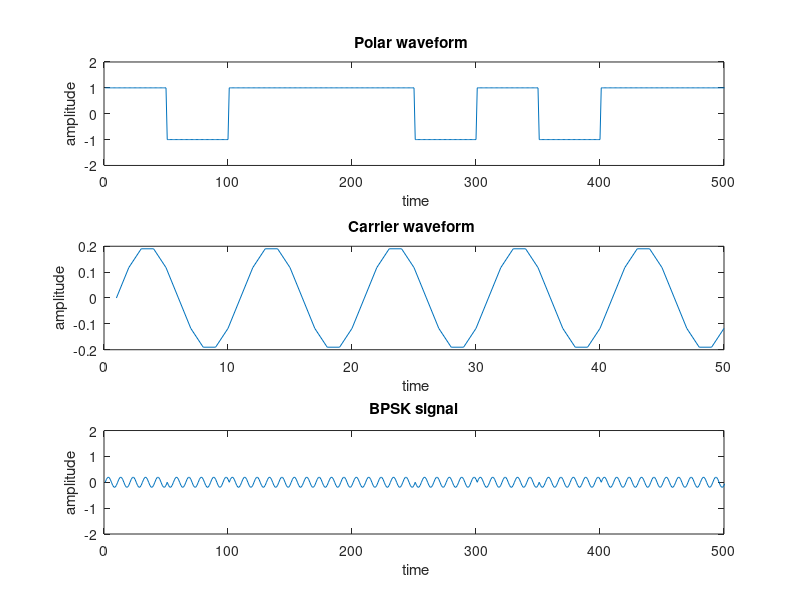
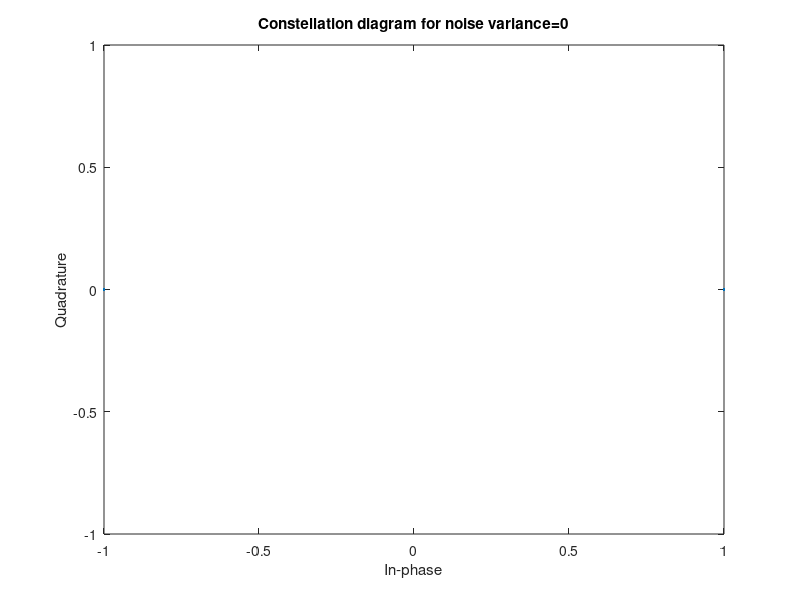
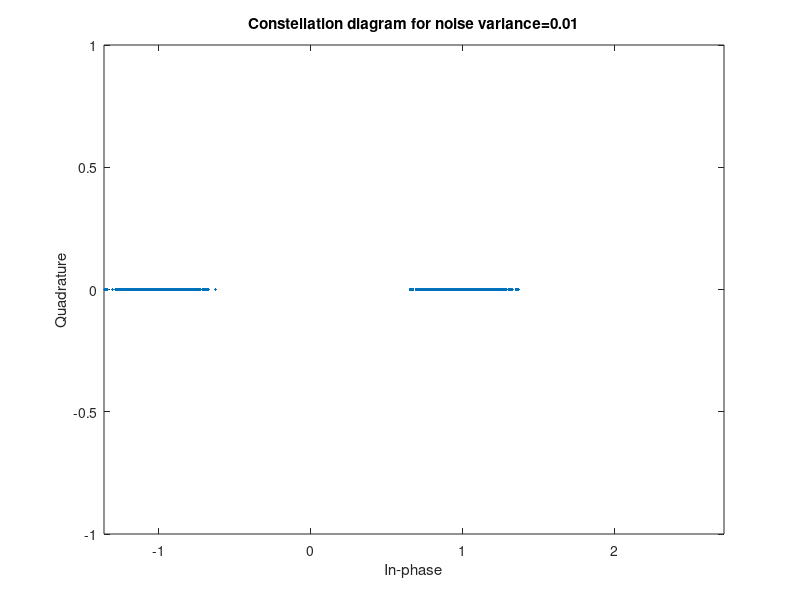
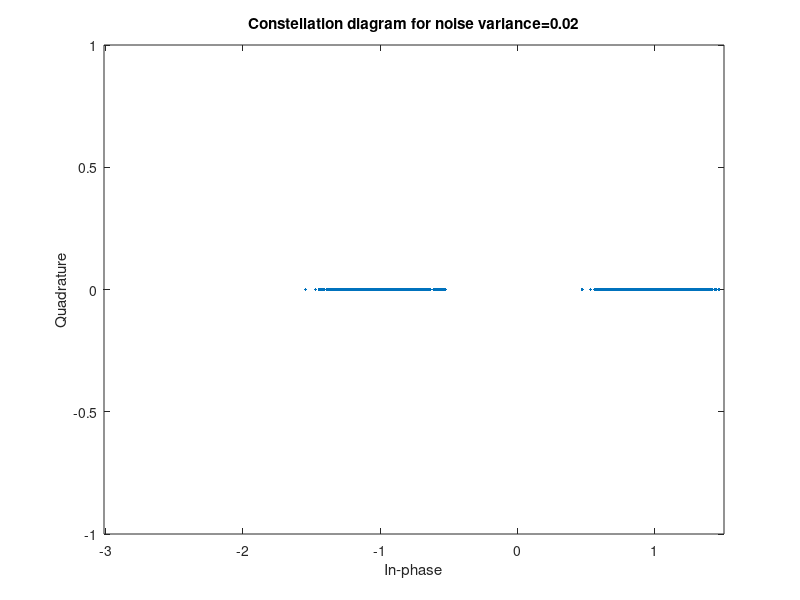

Reproduce these figures in MATLAB, in order.
clc;
clear all;
close all;
 
% input and initialisation
x=randi([0, 1], [1, 10000]) ;
t=0:0.01:0.49;
polar=[];
bpsk=[];
BER_pr=[];
BER_t=[];
SNR_dB=[];
SER=[];
 
% polar waveform
for i=1:10000;
    if x(i)==1;
        x1=ones(1,50);
    elseif x(i)==0;
        x1=-1.*ones(1,50);
    end
    polar=[polar x1];
end
 
% normalizing carrier
t=0:0.01:0.49;
f=10;
f1=sin(2*pi*f*t);
f2=f1./sqrt(sum(f1.*f1));
 
 
% BPSK
for i=1:10000;
    if x(i)==1;
        t1=f2;
    else
        t1=-f2;
    end;
    bpsk=[bpsk t1];
end
subplot(3,1,1);
plot(polar);
xlabel(' time');
ylabel('amplitude');
title('Polar waveform ');
axis([0 500 -2 2]);
subplot(3,1,2);
plot(f2);
xlabel(' time');
ylabel('amplitude');
title('Carrier waveform ');
subplot(3,1,3);
plot(bpsk);
xlabel(' time');
ylabel('amplitude');
title('BPSK signal');
axis([0 500 -2 2]);
L=length(bpsk);
% addition of AWGN, demodulation and detection

for j=0:0.01:0.9;
    n=sqrt(j).*randn(1,500000);
    r=bpsk+n;
    z=reshape(r,50,10000);
    h=f2*z;

    if j==0
        scatterplot(h);
        title(['Constellation diagram for noise variance=',num2str(j)]);
    elseif j==0.01
        scatterplot(h);
        title(['Constellation diagram for noise variance=',num2str(j)]);
    elseif j==0.02
        scatterplot(h);
        title(['Constellation diagram for noise variance=',num2str(j)]);
    elseif j==0.5
        scatterplot(h);
        title(['Constellation diagram for noise variance=',num2str(j)]);
    end
end
 
for j=0:0.1:0.9;
    n=sqrt(j).*randn(1,500000);
    r=bpsk+n;
    z=reshape(r,50,10000);
    h=f2*z;
    
   
    b=[];
    for i=1:10000;
        if h(i)>0
            a=1;
        else
            a=0;
        end
    b=[b a];
    end
 
 
 % BER,SER calculation
    ber=(sum(xor(x,b)))/10000;
    BER_pr=[BER_pr ber];
    SNR=1/(2*j);
    ber_t=0.5*erfc(sqrt(SNR));
    BER_t=[BER_t ber_t];
    ser=0.5*erfc(sqrt(SNR));
    SER=[SER ser];
    SNR1=10*log10(SNR);
    SNR_dB=[SNR_dB SNR1];
end
 
figure;
semilogy(SNR_dB,BER_pr);
xlabel('SNR');
ylabel('BER');
title('BER v/s SNR');
 
figure;
semilogy(SNR_dB,BER_t,'*',SNR_dB,BER_pr,'r');
legend('Theoretical','Practical');
xlabel('SNR');
ylabel('BER');
title('Theoretical and Practical');
 
figure;
semilogy(SNR_dB,SER);
xlabel('SNR');
ylabel('SER');
title('SER v/s SNR');
